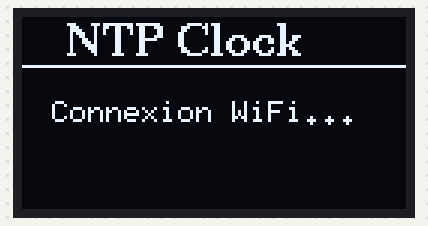
Bench run of a sketch on a simulated ESP8266 (NodeMCU). Shown: 128×64 one-colour display. WiFi joins after 1.5 s; servers stay silent unless stated; the local clock reads 2024-03-15 10:24:30 at power-on unless the sketch sets it; EEPROM starts erased; not simulated (calls return 0 or success): credentials.h; what the sketch prints to the serial monitor is not drawn.

Above: at 0.1 s.
At 1.6 s:
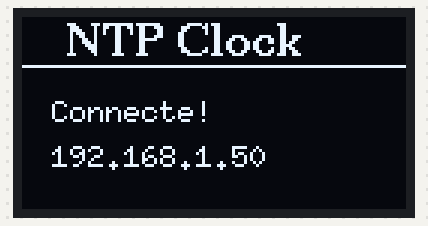
At 3.7 s:
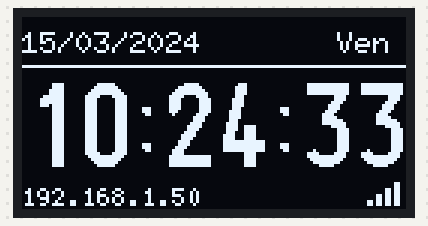
At 11.7 s:
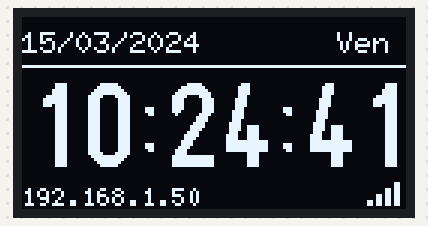
At 20.7 s:
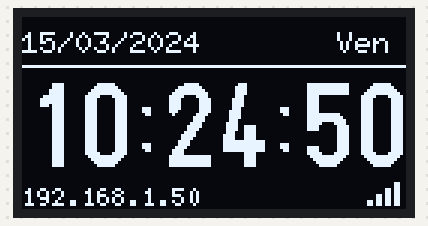
At 38.7 s:
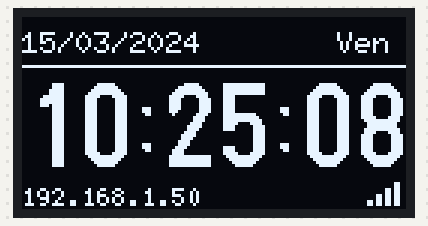

Measured:
- what the display in image 1 shows lasts 2.0 s, from 1.6 s to 3.6 s
- what the display in image 2 shows lasts 1.0 s, from 3.6 s to 4.6 s

The sketch:

NTP_Clock.ino
```cpp
/*
 * NTP Clock - HW-364B (ESP8266 + OLED integre)
 *
 * Horloge synchronisee via NTP avec interface web de configuration.
 * Affiche l'heure sur l'ecran OLED bicolore.
 *
 * Pins OLED sur HW-364B:
 *   SDA -> GPIO14 (D5)
 *   SCL -> GPIO12 (D6)
 *
 * Board: NodeMCU 1.0 (ESP-12E Module)
 * FQBN: esp8266:esp8266:nodemcuv2
 *
 * @dependencies U8g2
 */

#include <U8g2lib.h>
#include <Wire.h>
#include <ESP8266WiFi.h>
#include <ESP8266WebServer.h>
#include <time.h>
#include <EEPROM.h>
#include "credentials.h"

// Configuration OLED
U8G2_SSD1306_128X64_NONAME_F_SW_I2C u8g2(
  U8G2_R0,
  /* SCL */ 12,
  /* SDA */ 14,
  U8X8_PIN_NONE
);

#define YELLOW_ZONE_HEIGHT 16

// Serveur web
ESP8266WebServer server(80);

// Configuration (sauvegardee en EEPROM)
struct Config {
  int8_t timezone;      // Offset UTC en heures (-12 a +14)
  bool format24h;       // true = 24h, false = 12h
  char ntpServer[40];   // Serveur NTP
  uint8_t checksum;     // Validation
} config;

// Serveurs NTP
const char* defaultNtpServer = "pool.ntp.org";

// Variables
bool timeValid = false;
unsigned long lastDisplayUpdate = 0;

void loadConfig() {
  EEPROM.begin(sizeof(Config));
  EEPROM.get(0, config);

  // Verification checksum simple
  uint8_t check = config.timezone ^ config.format24h ^ strlen(config.ntpServer);
  if (check != config.checksum || config.timezone < -12 || config.timezone > 14) {
    // Config invalide, valeurs par defaut
    config.timezone = 1;  // Europe/Paris (hiver)
    config.format24h = true;
    strncpy(config.ntpServer, defaultNtpServer, sizeof(config.ntpServer));
    saveConfig();
  }
}

void saveConfig() {
  config.checksum = config.timezone ^ config.format24h ^ strlen(config.ntpServer);
  EEPROM.put(0, config);
  EEPROM.commit();
}

void setupTime() {
  configTime(config.timezone * 3600, 0, config.ntpServer);
}

void setupWiFi() {
  u8g2.clearBuffer();
  u8g2.setFont(u8g2_font_ncenB10_tr);
  u8g2.drawStr(15, 13, "NTP Clock");
  u8g2.drawHLine(0, YELLOW_ZONE_HEIGHT, 128);
  u8g2.setFont(u8g2_font_6x10_tr);
  u8g2.drawStr(10, 35, "Connexion WiFi...");
  u8g2.drawStr(10, 50, WIFI_SSID);
  u8g2.sendBuffer();

  WiFi.mode(WIFI_STA);
  WiFi.begin(WIFI_SSID, WIFI_PASSWORD);

  int attempts = 0;
  while (WiFi.status() != WL_CONNECTED && attempts < 30) {
    delay(500);
    attempts++;
  }

  if (WiFi.status() == WL_CONNECTED) {
    u8g2.clearBuffer();
    u8g2.setFont(u8g2_font_ncenB10_tr);
    u8g2.drawStr(15, 13, "NTP Clock");
    u8g2.drawHLine(0, YELLOW_ZONE_HEIGHT, 128);
    u8g2.setFont(u8g2_font_6x10_tr);
    u8g2.drawStr(10, 35, "Connecte!");
    u8g2.drawStr(10, 50, WiFi.localIP().toString().c_str());
    u8g2.sendBuffer();
    delay(2000);
  }
}

// === Pages Web ===

void handleRoot() {
  time_t now = time(nullptr);
  struct tm* ti = localtime(&now);

  char timeStr[10];
  char dateStr[20];

  if (config.format24h) {
    sprintf(timeStr, "%02d:%02d:%02d", ti->tm_hour, ti->tm_min, ti->tm_sec);
  } else {
    int h = ti->tm_hour % 12;
    if (h == 0) h = 12;
    sprintf(timeStr, "%d:%02d:%02d %s", h, ti->tm_min, ti->tm_sec, ti->tm_hour >= 12 ? "PM" : "AM");
  }
  sprintf(dateStr, "%02d/%02d/%04d", ti->tm_mday, ti->tm_mon + 1, ti->tm_year + 1900);

  String html = R"(
<!DOCTYPE html>
<html>
<head>
  <meta charset="UTF-8">
  <meta name="viewport" content="width=device-width, initial-scale=1">
  <meta http-equiv="refresh" content="1">
  <title>NTP Clock - HW-364B</title>
  <style>
    body {
      font-family: -apple-system, sans-serif;
      display: flex;
      flex-direction: column;
      align-items: center;
      min-height: 100vh;
      margin: 0;
      background: linear-gradient(135deg, #0f0c29, #302b63, #24243e);
      color: white;
    }
    .clock {
      margin-top: 3rem;
      text-align: center;
    }
    .time {
      font-size: 4rem;
      font-weight: bold;
      font-family: 'Courier New', monospace;
      text-shadow: 0 0 20px rgba(255,255,255,0.3);
    }
    .date {
      font-size: 1.5rem;
      opacity: 0.8;
      margin-top: 0.5rem;
    }
    .config {
      margin-top: 2rem;
      background: rgba(255,255,255,0.1);
      padding: 2rem;
      border-radius: 1rem;
      width: 90%;
      max-width: 400px;
    }
    h2 { margin-top: 0; }
    label { display: block; margin: 1rem 0 0.3rem; }
    select, input {
      width: 100%;
      padding: 0.5rem;
      border-radius: 0.3rem;
      border: none;
      font-size: 1rem;
    }
    button {
      margin-top: 1.5rem;
      padding: 0.8rem 2rem;
      font-size: 1rem;
      border: none;
      border-radius: 0.5rem;
      background: #4CAF50;
      color: white;
      cursor: pointer;
      width: 100%;
    }
    button:hover { background: #45a049; }
    .info {
      margin-top: 2rem;
      font-size: 0.8rem;
      opacity: 0.5;
    }
  </style>
</head>
<body>
  <div class="clock">
    <div class="time">)" + String(timeStr) + R"(</div>
    <div class="date">)" + String(dateStr) + R"(</div>
  </div>

  <div class="config">
    <h2>Configuration</h2>
    <form action="/config" method="POST">
      <label>Fuseau horaire (UTC)</label>
      <select name="tz">
)";

  // Options timezone
  for (int tz = -12; tz <= 14; tz++) {
    html += "<option value=\"" + String(tz) + "\"";
    if (tz == config.timezone) html += " selected";
    html += ">UTC" + String(tz >= 0 ? "+" : "") + String(tz) + "</option>\n";
  }

  html += R"(
      </select>

      <label>Format</label>
      <select name="format">
        <option value="24")" + String(config.format24h ? " selected" : "") + R"(>24 heures</option>
        <option value="12")" + String(!config.format24h ? " selected" : "") + R"(>12 heures (AM/PM)</option>
      </select>

      <label>Serveur NTP</label>
      <input type="text" name="ntp" value=")" + String(config.ntpServer) + R"(">

      <button type="submit">Enregistrer</button>
    </form>
  </div>

  <div class="info">
    IP: )" + WiFi.localIP().toString() + R"( | RSSI: )" + String(WiFi.RSSI()) + R"( dBm
  </div>
</body>
</html>
)";

  server.send(200, "text/html", html);
}

void handleConfig() {
  if (server.hasArg("tz")) {
    config.timezone = server.arg("tz").toInt();
  }
  if (server.hasArg("format")) {
    config.format24h = (server.arg("format") == "24");
  }
  if (server.hasArg("ntp")) {
    server.arg("ntp").toCharArray(config.ntpServer, sizeof(config.ntpServer));
  }

  saveConfig();
  setupTime();

  server.sendHeader("Location", "/");
  server.send(303);
}

void handleApi() {
  time_t now = time(nullptr);
  struct tm* ti = localtime(&now);

  String json = "{";
  json += "\"hour\":" + String(ti->tm_hour) + ",";
  json += "\"minute\":" + String(ti->tm_min) + ",";
  json += "\"second\":" + String(ti->tm_sec) + ",";
  json += "\"day\":" + String(ti->tm_mday) + ",";
  json += "\"month\":" + String(ti->tm_mon + 1) + ",";
  json += "\"year\":" + String(ti->tm_year + 1900) + ",";
  json += "\"timezone\":" + String(config.timezone) + ",";
  json += "\"format24h\":" + String(config.format24h ? "true" : "false");
  json += "}";

  server.send(200, "application/json", json);
}

void setupServer() {
  server.on("/", handleRoot);
  server.on("/config", HTTP_POST, handleConfig);
  server.on("/api/time", handleApi);
  server.begin();
}

void updateDisplay() {
  time_t now = time(nullptr);
  struct tm* ti = localtime(&now);

  // Verifier si l'heure est valide (annee > 2020)
  timeValid = (ti->tm_year > 120);

  u8g2.clearBuffer();

  // === ZONE JAUNE ===
  u8g2.setFont(u8g2_font_6x10_tr);

  // Date a gauche
  char dateStr[12];
  sprintf(dateStr, "%02d/%02d/%04d", ti->tm_mday, ti->tm_mon + 1, ti->tm_year + 1900);
  u8g2.drawStr(0, 12, dateStr);

  // Jour de la semaine a droite
  const char* jours[] = {"Dim", "Lun", "Mar", "Mer", "Jeu", "Ven", "Sam"};
  u8g2.drawStr(105, 12, jours[ti->tm_wday]);

  u8g2.drawHLine(0, YELLOW_ZONE_HEIGHT, 128);

  // === ZONE BLEUE ===
  if (!timeValid) {
    u8g2.setFont(u8g2_font_ncenB08_tr);
    u8g2.drawStr(10, 40, "Synchronisation...");
  } else {
    // Heure en grand
    u8g2.setFont(u8g2_font_logisoso28_tn);
    char timeStr[9];
    sprintf(timeStr, "%02d:%02d:%02d", ti->tm_hour, ti->tm_min, ti->tm_sec);
    int x = (128 - u8g2.getStrWidth(timeStr)) / 2;
    u8g2.drawStr(x, 50, timeStr);

    // Format 12h : afficher AM/PM
    if (!config.format24h) {
      u8g2.setFont(u8g2_font_6x10_tr);
      u8g2.drawStr(110, 55, ti->tm_hour >= 12 ? "PM" : "AM");
    }
  }

  // IP en bas
  u8g2.setFont(u8g2_font_5x7_tr);
  u8g2.drawStr(0, 63, WiFi.localIP().toString().c_str());

  // Indicateur WiFi
  int rssi = WiFi.RSSI();
  int bars = (rssi > -50) ? 4 : (rssi > -60) ? 3 : (rssi > -70) ? 2 : (rssi > -80) ? 1 : 0;
  for (int i = 0; i < 4; i++) {
    int h = 2 + i * 2;
    int x = 115 + i * 3;
    if (i < bars) u8g2.drawBox(x, 63 - h, 2, h);
    else u8g2.drawFrame(x, 63 - h, 2, h);
  }

  u8g2.sendBuffer();
}

void setup() {
  Serial.begin(115200);
  Serial.println("\n\nNTP Clock - HW-364B");

  u8g2.begin();
  loadConfig();
  setupWiFi();
  setupTime();
  setupServer();

  Serial.print("Serveur web: http://");
  Serial.println(WiFi.localIP());
}

void loop() {
  server.handleClient();

  // Mise a jour affichage chaque seconde
  if (millis() - lastDisplayUpdate >= 1000) {
    lastDisplayUpdate = millis();
    updateDisplay();
  }
}
```
